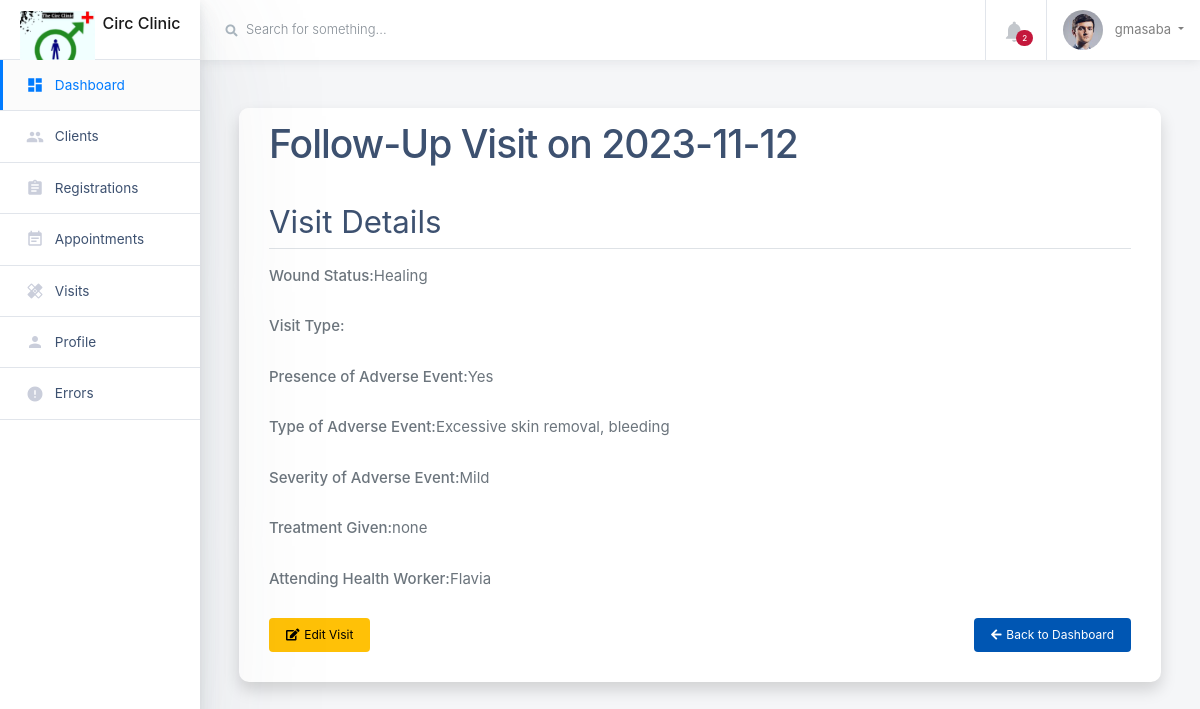
Before: /follow-up-visit/1/ (signed in) with the older database file.
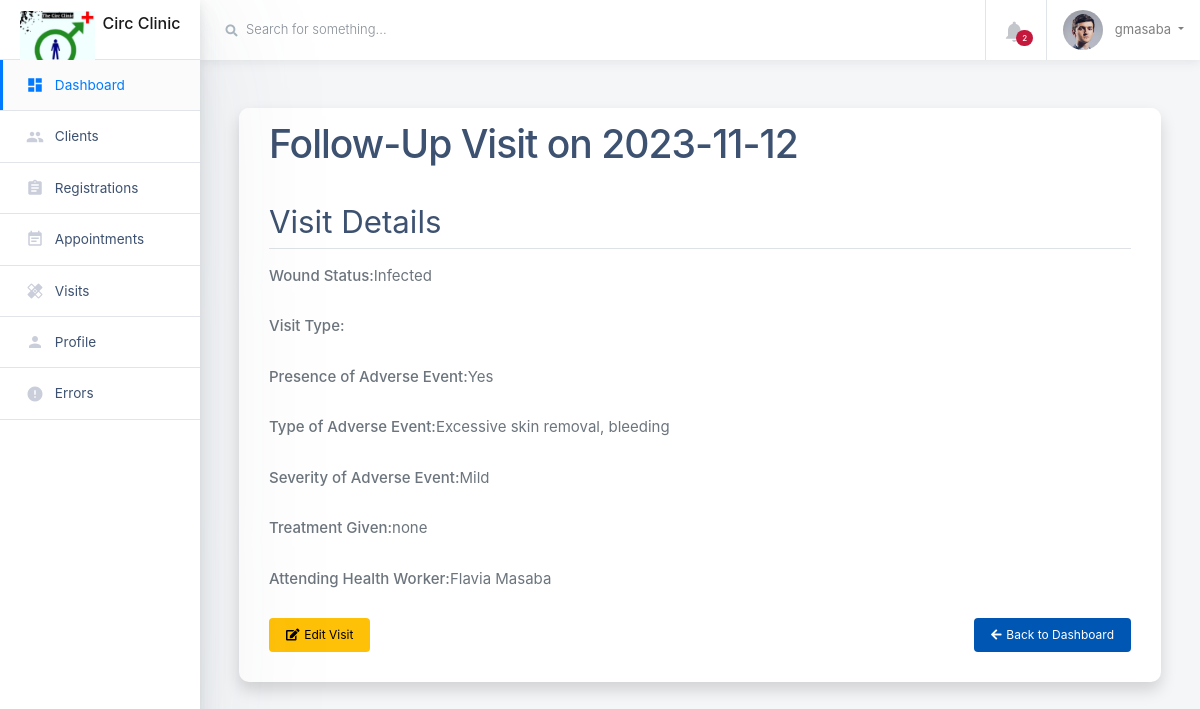
After: the same page with the newer database file.
### circumcision/models.py (models this page shows, shortened)
class FollowUpVisit(models.Model):
    Client = models.ForeignKey(Client, on_delete=models.CASCADE ,default=1)
    visit_type = models.ForeignKey(VisitType, on_delete=models.SET_NULL, null=True, blank=True)
    visit_date = models.DateField(null=True, blank=True)
    wound_status = models.CharField(max_length=20, choices=[('healing', 'Healing'), ('infected', 'Infected'), ('other', 'Other')], null=True, blank=True)
    presence_of_adverse_event = models.BooleanField(default=False)
    type_of_adverse_event = models.ManyToManyField(AdverseEvent,  null=True, blank=True)
    severity_of_adverse_event = models.CharField(max_length=10, choices=[('mild', 'Mild'), ('moderate', 'Moderate'), ('severe', 'Severe')], null=True, blank=True)
    treatment_given = models.TextField(null=True, blank=True)
    attending_health_worker = models.CharField(max_length=100)

class AdverseEvent(models.Model):
    name = models.CharField(max_length=255)
    details = models.TextField(null=True, blank=True)
    def __str__(self):
        return self.name

### circumcision/views.py (the view)
# urls.py: path('follow-up-visit/<int:visit_id>/', follow_up_visit_detail, name='follow_up_visit_detail'),
def follow_up_visit_detail(request, visit_id):
    visit = get_object_or_404(FollowUpVisit, id=visit_id)
    return render(request, 'clients/follow_up_visit_detail.html', {'visit': visit})

### circumcision/templates/clients/follow_up_visit_detail.html (shortened to what this page needs)
{% extends 'base.html' %}
{% block content %}
<link href="https://cdnjs.cloudflare.com/ajax/libs/font-awesome/5.15.1/css/all.min.css" rel="stylesheet">
<div class="container mt-5">
    <div class="card shadow">
        <div class="card-header bg-custom-primary text-white">
            <h2 class="card-title">Follow-Up Visit on {{ visit.visit_date|date:"Y-m-d" }}</h2>
        </div>
        <div class="card-body">
            <h3 class="card-subtitle">Visit Details</h3>
            <p class="detail-label">Wound Status:<span class="detail-value">{{ visit.get_wound_status_display }}</span></p>
            <p class="detail-label">Visit Type:</p>
            <p class="detail-label">Presence of Adverse Event:<span class="detail-value">{{ visit.presence_of_adverse_event|yesno:"Yes,No" }}</span></p>
            {% if visit.presence_of_adverse_event %}
                <p class="detail-label">Type of Adverse Event:<span class="detail-value">{{ visit.type_of_adverse_event.all|join:", " }}</span></p>
                <p class="detail-label">Severity of Adverse Event:<span class="detail-value">{{ visit.get_severity_of_adverse_event_display }}</span></p>
            {% endif %}
            <p class="detail-label">Treatment Given:<span class="detail-value">{{ visit.treatment_given }}</span></p>
            <p class="detail-label">Attending Health Worker:<span class="detail-value">{{ visit.attending_health_worker }}</span></p>
            <div class="d-flex justify-content-between mt-4">
                <a href="{% url 'edit_follow_up_visit' visit.id %}" class="btn btn-custom-warning icon-btn">
                    <i class="fas fa-edit"></i> Edit Visit
                </a>
                <a href="{% url 'patient_dashbord' visit.Client.id %}" class="btn btn-custom-primary icon-btn">
                    <i class="fas fa-arrow-left"></i> Back to Dashboard
                </a>
            </div>
        </div>
    </div>
</div>
{% endblock %}

Changed rows visible on the page:
changed FollowUpVisit "Yes": wound_status "Healing" → "Infected"; attending_health_worker "Flavia" → "Flavia Masaba"
